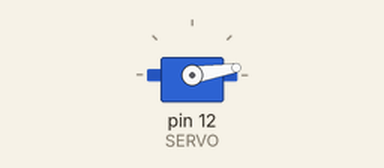
The program below on a simulated Raspberry Pi (header pin numbers). Shown: servo. Servo angles are drawn from the pulse width (0.5 ms = 0°, 2.5 ms = 180°). At 4.5 s the program stops and its outputs stay as they are.

Above: at 0.05 s.
At 0.75 s:
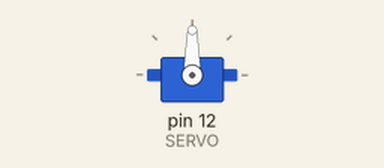
At 1.5 s:
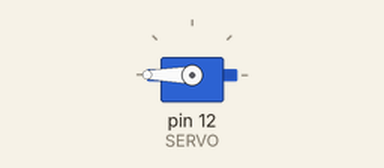
Timing chart, 0 to 3.5 s (numbered marks = the images above):
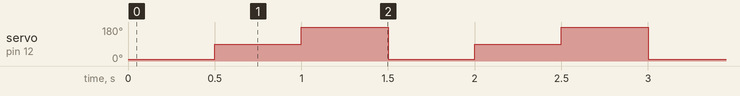

Measured:
- by itself, servo on pin 12 (SERVO): repeats every 1.5 s: 180° 0.50 s, 9° 0.50 s, 90° 0.50 s

The program:

gpio_main7.py
```python
# Servo Motor test
import RPi.GPIO as GPIO
import time

SERVO = 12

GPIO.setmode(GPIO.BOARD)
GPIO.setup(SERVO, GPIO.OUT)

pwm = GPIO.PWM(SERVO, 50) # 50Hz servo motor 동작 주파수
pwm.start(3.0) # 0.6ms

for cnt in range(0, 3):
    pwm.ChangeDutyCycle(3.0) # 0
    time.sleep(0.5)
    pwm.ChangeDutyCycle(7.5) # 90
    time.sleep(0.5)
    pwm.ChangeDutyCycle(12.5) # 180
    time.sleep(0.5)

pwm.ChangeDutyCycle(0.0)
pwm.stop()
GPIO.cleanup()
```
